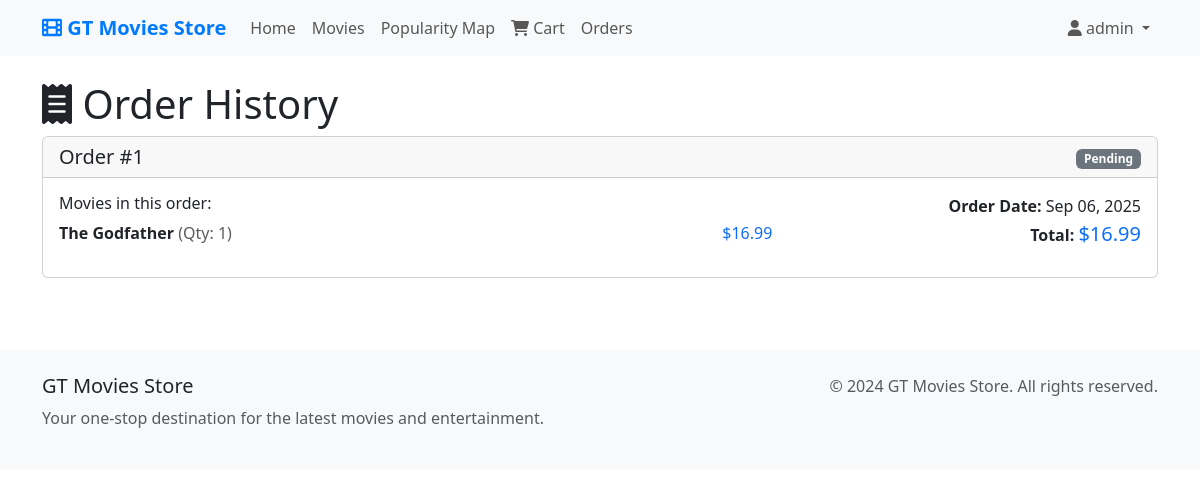
Screenshot of /orders/ (signed in) with the database file from the repository.
### store/models.py (models this page shows, shortened)
class Order(models.Model):
    STATUS_CHOICES = [
        ('pending', 'Pending'),
        ('processing', 'Processing'),
        ('shipped', 'Shipped'),
        ('delivered', 'Delivered'),
        ('cancelled', 'Cancelled'),
    ]
    REGION_CHOICES = [
        ('northeast', 'Northeast'),
        ('southeast', 'Southeast'),
        ('midwest', 'Midwest'),
        ('west', 'West'),
    ]
    user = models.ForeignKey(User, on_delete=models.CASCADE, related_name='orders')
    movies = models.ManyToManyField(Movie, through='OrderItem')
    status = models.CharField(max_length=20, choices=STATUS_CHOICES, default='pending')
    region = models.CharField(max_length=20, choices=REGION_CHOICES, default='northeast')
    created_at = models.DateTimeField(auto_now_add=True)
    updated_at = models.DateTimeField(auto_now=True)
    class Meta:
        ordering = ['-created_at']
    def get_total_price(self):
        return sum(item.get_total_price() for item in self.orderitem_set.all())

class OrderItem(models.Model):
    order = models.ForeignKey(Order, on_delete=models.CASCADE)
    movie = models.ForeignKey(Movie, on_delete=models.CASCADE)
    quantity = models.PositiveIntegerField(default=1)
    price = models.DecimalField(max_digits=10, decimal_places=2)
    def get_total_price(self):
        return self.quantity * self.price

class Movie(models.Model):
    GENRE_CHOICES = [
        ('action', 'Action'),
        ('adventure', 'Adventure'),
        ('animation', 'Animation'),
        ('comedy', 'Comedy'),
        ('crime', 'Crime'),
        ('documentary', 'Documentary'),
        ('drama', 'Drama'),
        ('family', 'Family'),
        ('fantasy', 'Fantasy'),
        ('horror', 'Horror'),
        ('mystery', 'Mystery'),
        ('romance', 'Romance'),
        ('sci-fi', 'Science Fiction'),
        ('thriller', 'Thriller'),
        ('western', 'Western'),
    ]
    RATING_CHOICES = [
        ('G', 'G - General Audiences'),
        ('PG', 'PG - Parental Guidance'),
        ('PG-13', 'PG-13 - Parents Strongly Cautioned'),
        ('R', 'R - Restricted'),
        ('NC-17', 'NC-17 - Adults Only'),
    ]
    title = models.CharField(max_length=200)
    price = models.DecimalField(max_digits=10, decimal_places=2, validators=[MinValueValidator(0.01)])
    description = models.TextField()
    image = models.ImageField(upload_to='movie_images/', blank=True, null=True)
    genre = models.CharField(max_length=20, choices=GENRE_CHOICES, default='drama')
    rating = models.CharField(max_length=5, choices=RATING_CHOICES, default='PG-13')
    director = models.CharField(max_length=200, blank=True)
    cast = models.TextField(blank=True, help_text="Enter cast members separated by commas")
    release_year = models.PositiveIntegerField(default=2024)
    duration = models.PositiveIntegerField(help_text="Duration in minutes", default=120)
    language = models.CharField(max_length=50, default='English')
    created_at = models.DateTimeField(auto_now_add=True)
    updated_at = models.DateTimeField(auto_now=True)
    class Meta:
        ordering = ['-created_at']

### store/views.py (the view)
# urls.py: path('orders/', views.orders_view, name='orders'),
@login_required
def orders_view(request):
    orders = Order.objects.filter(user=request.user)
    return render(request, 'store/orders.html', {'orders': orders})

### store/models.py (called while the page is built)
    def get_movie_count(self):
        return self.movies.count()

### store/templates/store/orders.html (shortened to what this page needs)
{% extends 'store/base.html' %}
{% block content %}
<div class="row">
    <div class="col-12">
        <h1><i class="fas fa-receipt"></i> Order History</h1>
        {% if orders %}
        <div class="row">
            {% for order in orders %}
            <div class="col-12 mb-4">
                <div class="card">
                    <div class="card-header d-flex justify-content-between align-items-center">
                        <h5 class="mb-0">Order #{{ order.id }}</h5>
                        <div>
                            <span class="badge bg-{% if order.status == 'delivered' %}success{% elif order.status == 'cancelled' %}danger{% elif order.status == 'shipped' %}info{% elif order.status == 'processing' %}warning{% else %}secondary{% endif %}">
                                {{ order.get_status_display }}
                            </span>
                        </div>
                    </div>
                    <div class="card-body">
                        <div class="row">
                            <div class="col-md-8">
                                <h6>Movies in this order:</h6>
                                <ul class="list-unstyled">
                                    {% for item in order.orderitem_set.all %}
                                    <li class="mb-2">
                                        <div class="d-flex justify-content-between align-items-center">
                                            <div>
                                                <strong>{{ item.movie.title }}</strong>
                                                <span class="text-muted">(Qty: {{ item.quantity }})</span>
                                            </div>
                                            <span class="text-primary">${{ item.get_total_price|floatformat:2 }}</span>
                                        </div>
                                    </li>
                                    {% endfor %}
                                </ul>
                            </div>
                            <div class="col-md-4">
                                <div class="text-md-end">
                                    <p class="mb-1"><strong>Order Date:</strong> {{ order.created_at|date:"M d, Y" }}</p>
                                    <p class="mb-1"><strong>Total:</strong> <span class="h5 text-primary">${{ order.get_total_price|floatformat:2 }}</span></p>
                                </div>
                            </div>
                        </div>
                    </div>
                </div>
            </div>
            {% endfor %}
        </div>
        {% endif %}
    </div>
</div>
{% endblock %}

### store/templates/store/base.html (shortened to what this page needs)
<!DOCTYPE html>
<html lang="en">
<head>
    <link href="https://cdn.jsdelivr.net/npm/bootstrap@5.3.0/dist/css/bootstrap.min.css" rel="stylesheet">
    <link href="https://cdnjs.cloudflare.com/ajax/libs/font-awesome/6.0.0/css/all.min.css" rel="stylesheet">
</head>
<body>
    <nav class="navbar navbar-expand-lg navbar-light bg-light">
        <div class="container">
            <a class="navbar-brand" href="{% url 'home' %}">
                <i class="fas fa-film"></i> GT Movies Store
            </a>
            <div class="collapse navbar-collapse" id="navbarNav">
                <ul class="navbar-nav me-auto">
                    <li class="nav-item">
                        <a class="nav-link" href="{% url 'home' %}">Home</a>
                    </li>
                    <li class="nav-item">
                        <a class="nav-link" href="{% url 'movie_list' %}">Movies</a>
                    </li>
                    <li class="nav-item">
                        <a class="nav-link" href="{% url 'popularity_map' %}">Popularity Map</a>
                    </li>
                    {% if user.is_authenticated %}
                    <li class="nav-item position-relative">
                        <a class="nav-link" href="{% url 'cart' %}">
                            <i class="fas fa-shopping-cart"></i> Cart
                        </a>
                    </li>
                    <li class="nav-item">
                        <a class="nav-link" href="{% url 'orders' %}">Orders</a>
                    </li>
                    {% endif %}
                </ul>
                <ul class="navbar-nav">
                    {% if user.is_authenticated %}
                    <li class="nav-item dropdown">
                        <a class="nav-link dropdown-toggle" href="#" id="navbarDropdown" role="button" data-bs-toggle="dropdown">
                            {% if user.profile.profile_picture %}
                                <img src="{{ user.profile.profile_picture.url }}"
                                     alt="{{ user.username }}"
                                     class="rounded-circle"
                                     style="width: 25px; height: 25px; object-fit: cover; margin-right: 5px;">
                            {% else %}
                                <i class="fas fa-user"></i>
                            {% endif %}
                            {{ user.username }}
                        </a>
                    </li>
                    {% endif %}
                </ul>
            </div>
        </div>
    </nav>
    <main class="container mt-4">
        {% block content %}{% endblock %}
    </main>
    <footer class="footer py-4 mt-5">
        <div class="container">
            <div class="row">
                <div class="col-md-6">
                    <h5>GT Movies Store</h5>
                    <p class="text-muted">Your one-stop destination for the latest movies and entertainment.</p>
                </div>
                <div class="col-md-6 text-md-end">
                    <p class="text-muted">&copy; 2024 GT Movies Store. All rights reserved.</p>
                </div>
            </div>
        </div>
    </footer>
</body>
</html>

### store/templates/store/base.html (style rules this page uses)
.navbar-brand { font-weight: bold; color: #007bff !important; }
.card { transition: transform 0.2s; }
.footer { background-color: #f8f9fa; margin-top: 50px; }

### rows the page displays
Order: id "1", status "Pending", created_at "Sep 06, 2025", get_total_price "16.99"
OrderItem: movie "The Godfather", quantity "1", get_total_price "16.99"

### other values shown
{{ user.username }} "admin"
